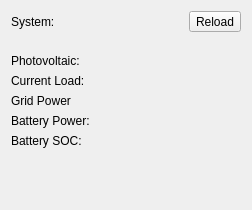
<?xml version="1.0" encoding="UTF-8"?>
<!--
 SPDX-FileCopyrightText: 2023 Kai Uwe Broulik <ghqalpha@broulik.de>
 SPDX-License-Identifier: BSD-2-Clause
-->
<ui version="4.0">
 <class>LiveDataWidget</class>
 <widget class="QWidget" name="LiveDataWidget">
  <property name="geometry">
   <rect>
    <x>0</x>
    <y>0</y>
    <width>252</width>
    <height>210</height>
   </rect>
  </property>
  <property name="windowTitle">
   <string>Live Data Example</string>
  </property>
  <layout class="QFormLayout" name="formLayout_2">
   <item row="0" column="0">
    <widget class="QLabel" name="systemLabel">
     <property name="text">
      <string>System:</string>
     </property>
    </widget>
   </item>
   <item row="0" column="1">
    <layout class="QHBoxLayout" name="horizontalLayout">
     <item>
      <widget class="QLabel" name="serialNumberLabel">
       <property name="text">
        <string>&lt;Serial Number&gt;</string>
       </property>
      </widget>
     </item>
     <item>
      <widget class="QToolButton" name="reloadButton">
       <property name="text">
        <string>Reload</string>
       </property>
       <property name="icon">
        <iconset theme="view-refresh"/>
       </property>
      </widget>
     </item>
    </layout>
   </item>
   <item row="1" column="0">
    <spacer name="verticalSpacer">
     <property name="orientation">
      <enum>Qt::Vertical</enum>
     </property>
     <property name="sizeType">
      <enum>QSizePolicy::Fixed</enum>
     </property>
     <property name="sizeHint" stdset="0">
      <size>
       <width>20</width>
       <height>10</height>
      </size>
     </property>
    </spacer>
   </item>
   <item row="2" column="0">
    <widget class="QLabel" name="photovoltaicLabel">
     <property name="text">
      <string>Photovoltaic:</string>
     </property>
    </widget>
   </item>
   <item row="2" column="1">
    <widget class="QLabel" name="photovoltaicValue">
     <property name="text">
      <string notr="true">&lt;Photovoltaic&gt;</string>
     </property>
    </widget>
   </item>
   <item row="3" column="0">
    <widget class="QLabel" name="currentLoadLabel">
     <property name="text">
      <string>Current Load:</string>
     </property>
    </widget>
   </item>
   <item row="3" column="1">
    <widget class="QLabel" name="currentLoadValue">
     <property name="text">
      <string notr="true">&lt;Current Load&gt;</string>
     </property>
    </widget>
   </item>
   <item row="4" column="0">
    <widget class="QLabel" name="gridPowerLabel">
     <property name="text">
      <string>Grid Power</string>
     </property>
    </widget>
   </item>
   <item row="4" column="1">
    <widget class="QLabel" name="gridPowerValue">
     <property name="text">
      <string notr="true">&lt;Grid Power&gt;</string>
     </property>
    </widget>
   </item>
   <item row="5" column="0">
    <widget class="QLabel" name="batteryPowerLabel">
     <property name="text">
      <string>Battery Power:</string>
     </property>
    </widget>
   </item>
   <item row="5" column="1">
    <widget class="QLabel" name="batteryPowerValue">
     <property name="text">
      <string notr="true">&lt;Battery Power&gt;</string>
     </property>
    </widget>
   </item>
   <item row="6" column="0">
    <widget class="QLabel" name="batterySocLabel">
     <property name="text">
      <string>Battery SOC:</string>
     </property>
    </widget>
   </item>
   <item row="6" column="1">
    <widget class="QLabel" name="batterySocValue">
     <property name="text">
      <string notr="true">&lt;Battery SOC&gt;</string>
     </property>
    </widget>
   </item>
   <item row="7" column="0">
    <spacer name="verticalSpacer_2">
     <property name="orientation">
      <enum>Qt::Vertical</enum>
     </property>
     <property name="sizeHint" stdset="0">
      <size>
       <width>20</width>
       <height>40</height>
      </size>
     </property>
    </spacer>
   </item>
  </layout>
 </widget>
 <resources/>
 <connections/>
</ui>
